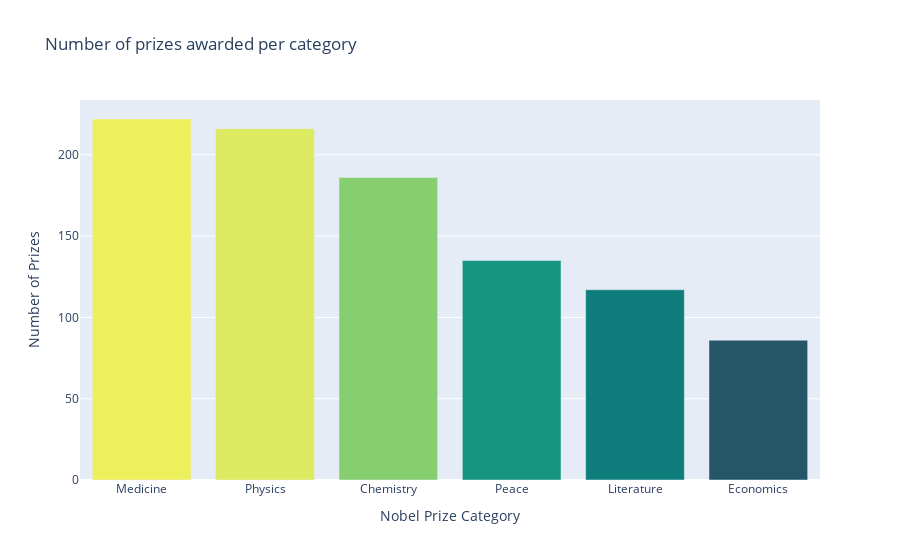

Write notebook code for a chart like this one.
### Code cell
v_bar = px.bar(
    x=prize_per_category.index,        # ✅ no ()
    y=prize_per_category.values,       # ✅ no ()
    color=prize_per_category.values,   # ✅ no ()
    color_continuous_scale='Aggrnyl',
    title='Number of prizes awarded per category'
)

v_bar.update_layout(
    xaxis_title='Nobel Prize Category',
    yaxis_title='Number of Prizes',
    coloraxis_showscale=False
)

v_bar.show()

### Figure 1 — Plotly figure (JSON) as saved in the notebook; plotly's stock layout.template omitted (floating-point values rounded to 4 significant figures)
{"data": [{"hovertemplate": "x=%{x}<br>y=%{y}<br>color=%{marker.color}<extra></extra>", "legendgroup": "", "marker": {"color": [222, 216, 186, 135, 117, 86], "coloraxis": "coloraxis", "pattern": {"shape": ""}}, "name": "", "orientation": "v", "showlegend": false, "textposition": "auto", "type": "bar", "x": ["Medicine", "Physics", "Chemistry", "Peace", "Literature", "Economics"], "xaxis": "x", "y": [222, 216, 186, 135, 117, 86], "yaxis": "y"}], "layout": {"barmode": "relative", "coloraxis": {"colorbar": {"title": {"text": "color"}}, "colorscale": [[0, "rgb(36, 86, 104)"], [0.1667, "rgb(15, 114, 121)"], [0.3333, "rgb(13, 143, 129)"], [0.5, "rgb(57, 171, 126)"], [0.6667, "rgb(110, 197, 116)"], [0.8333, "rgb(169, 220, 103)"], [1, "rgb(237, 239, 93)"]], "showscale": false}, "legend": {"tracegroupgap": 0}, "title": {"text": "Number of prizes awarded per category"}, "xaxis": {"anchor": "y", "domain": [0, 1], "title": {"text": "Nobel Prize Category"}}, "yaxis": {"anchor": "x", "domain": [0, 1], "title": {"text": "Number of Prizes"}}}}
